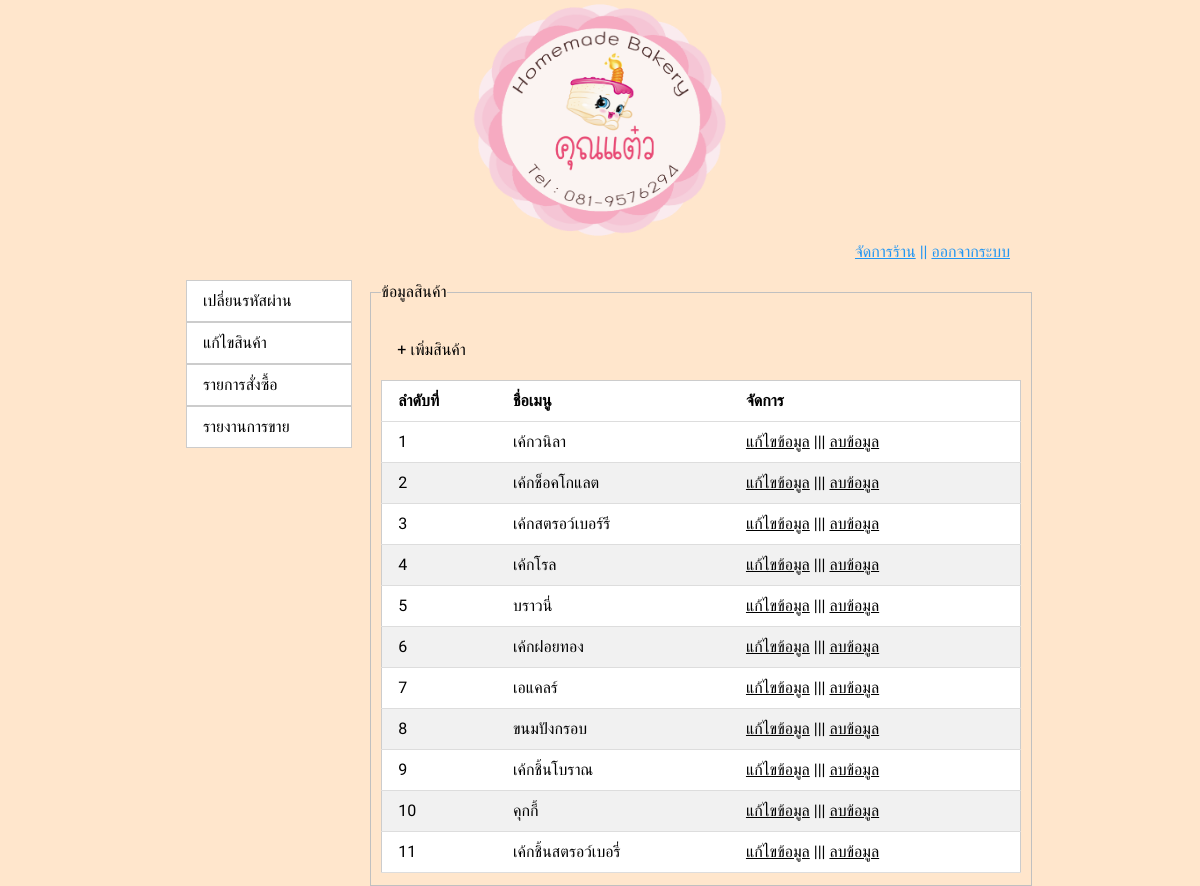
/admin/admin_product.php (signed in), run on the app's committed database.
### tables this page shows
CREATE TABLE `product` (
  `id` int(11) NOT NULL,
  `Product_Name` varchar(100) NOT NULL,
  `image` varchar(20) NOT NULL,
  `Product_Price` varchar(5) NOT NULL,
  `Product_Detail` varchar(1000) NOT NULL,
  `Product_Category` varchar(20) NOT NULL,
  `Product_Status` varchar(20) NOT NULL
);

### admin/admin_product.php (the view, shortened to what this page needs)
<!DOCTYPE html>
<html lang="en">
<head>
    <link rel="stylesheet" href="../css/w3.css">
    <link rel="stylesheet" href="../css/style.css">
    <link rel="stylesheet" href="https://cdnjs.cloudflare.com/ajax/libs/font-awesome/4.7.0/css/font-awesome.min.css">
    <link rel="stylesheet" href="https://www.w3schools.com/lib/w3-theme-pink.css">
</head>
<body>
    <body>
        <?php include "navbara.php" ?>
        <div class="w3-container" style="margin-left:170px;">
            <div class="w3-row">
                <div class="w3-col m2 w3-margin-top w3-white">
                    <div class="w3-bar-block">
                        <a href="admin_edit_pass.php" class="w3-bar-item w3-button w3-border">เปลี่ยนรหัสผ่าน</a>
                        <a href="admin_product.php" class="w3-bar-item w3-button w3-border">แก้ไขสินค้า</a>
                        <a href="admin_order.php" class="w3-bar-item w3-button w3-border">รายการสั่งซื้อ</a>
                        <a href="admin_report.php" class="w3-bar-item w3-button w3-border">รายงานการขาย</a>
                    </div>
                </div>
                <div class="w3-col m8 w3-margin-top w3-margin-left">
                    <form>
                        <fieldset>
                            <legend>ข้อมูลสินค้า</legend>
                            <a href="admin_product_add.php" class="w3-btn w3-theme w3-center w3-round-large" style="margin-top:20px;">
                                + เพิ่มสินค้า</a>
                            <table class="w3-table-all " style="margin-top:10px;">
                                <thead>
                                    <tr class="w3-theme-l3 w3-center">
                                        <th>ลำดับที่</th>
                                        <th>ชื่อเมนู</th>
                                        <th>จัดการ</th>
                                    </tr>
                                </thead>
<?php $query = "SELECT * FROM product ORDER BY id asc" or die("Error:" . mysqli_error());
$result = mysqli_query($conn, $query);
  while($row = mysqli_fetch_array($result)) {
    echo "<tr class='w3-theme-l5'>";
    echo "<td>" .$row["id"] .  "</td> ";
    echo "<td>" .$row["Product_Name"] .  "</td> ";
    echo "<td><a href='admin_product_edit.php?id=$row[0]'>แก้ไขข้อมูล</a> ||| <a href='deleteproduct.php?id=$row[0]' onclick=\"return confirm('Do you want to delete this record? !!!')\">ลบข้อมูล</a></td> ";
    echo "</tr>";
}
echo "</table>";
?>
                </div>
            </div>
        </div>
    </body>
</body>
</html>

### admin/navbara.php (shortened to what this page needs)
<div class="w3-row" style="text-align:center;">
    <a href="admin_edit_pass.php">
        <img src="../img/logo.png" alt="taewlogo" style="width:260px;height:240px;"></a>
</div>
<div class="w3-text-blue" style="text-align:right;padding-right:190px;">
    <a href="admin_edit_pass.php">จัดการร้าน</a> ||
    <a href="../logout.php">ออกจากระบบ</a>
</div>

### css/w3.css (style rules this page uses)
html { box-sizing:border-box }
*,*:before,*:after { box-sizing:inherit }
html { -ms-text-size-adjust:100%;-webkit-text-size-adjust:100% }
body { margin:0 }
a { background-color:transparent;-webkit-text-decoration-skip:objects }
img { border-style:none }
fieldset { border:1px solid #c0c0c0;margin:0 2px;padding:.35em .625em .75em }
legend { color:inherit;display:table;max-width:100%;padding:0;white-space:normal }
html,body { font-family:Verdana,sans-serif;font-size:15px;line-height:1.5 }
html { overflow-x:hidden }
img { vertical-align:middle }
a { color:inherit }
.w3-table,.w3-table-all { border-collapse:collapse;border-spacing:0;width:100%;display:table }
.w3-table-all { border:1px solid #ccc }
.w3-bordered tr,.w3-table-all tr { border-bottom:1px solid #ddd }
.w3-table-all tr:nth-child(odd) { background-color:#fff }
.w3-table-all tr:nth-child(even) { background-color:#f1f1f1 }
.w3-table td,.w3-table th,.w3-table-all td,.w3-table-all th { padding:8px 8px;display:table-cell;text-align:left;vertical-align:top }
.w3-table th:first-child,.w3-table td:first-child,.w3-table-all th:first-child,.w3-table-all td:first-child { padding-left:16px }
.w3-btn,.w3-button { border:none;display:inline-block;padding:8px 16px;vertical-align:middle;overflow:hidden;text-decoration:none;color:inherit;background-color:inherit;text-align:center;cursor:pointer;white-space:nowrap }
.w3-btn,.w3-button { -webkit-touch-callout:none;-webkit-user-select:none;-khtml-user-select:none;-moz-user-select:none;-ms-user-select:none;user-select:none }
.w3-bar-block .w3-bar-item { width:100%;display:block;padding:8px 16px;text-align:left;border:none;white-space:normal;float:none;outline:0 }
.w3-container:after,.w3-container:before,.w3-panel:after,.w3-panel:before,.w3-row:after,.w3-row:before,.w3-row-padding:after,.w3-row-padding:before, .w3-cell-row:before,.w3-cell-row:after,.w3-clear:after,.w3-clear:before,.w3-bar:before,.w3-bar:after { content:"";display:table;clear:both }
.w3-col,.w3-half,.w3-third,.w3-twothird,.w3-threequarter,.w3-quarter { float:left;width:100% }
@media (min-width:601px) { .w3-col.m2 { width:16.66666% } }
@media (min-width:601px) { .w3-col.m8,.w3-twothird { width:66.66666% } }
.w3-round-large { border-radius:8px }
.w3-container,.w3-panel { padding:0.01em 16px }
.w3-center { text-align:center!important }
.w3-border { border:1px solid #ccc!important }
.w3-margin-top { margin-top:16px!important }
.w3-margin-left { margin-left:16px!important }
.w3-white,.w3-hover-white:hover { color:#000!important;background-color:#fff!important }
.w3-text-blue,.w3-hover-text-blue:hover { color:#2196F3!important }

### css/style.css (style rules this page uses)
body { background-color: #ffe6cc; }

### admin/admin_product.php (style rules this page uses)
body, h1, h2, h3, h4, h5 { font-family: "Itim", sans-serif }
body { font-size: 16px; }

### data on the page
product: id "1", Product_Name "เค้กวนิลา"
product: id "2", Product_Name "เค้กช็อคโกแลต"
product: id "3", Product_Name "เค้กสตรอว์เบอร์รี"
product: id "4", Product_Name "เค้กโรล"
product: id "5", Product_Name "บราวนี่"
product: id "6", Product_Name "เค้กฝอยทอง"
product: id "7", Product_Name "เอแคลร์"
product: id "8", Product_Name "ขนมปังกรอบ"
product: id "9", Product_Name "เค้กชิ้นโบราณ"
product: id "10", Product_Name "คุกกี้"
product: id "11", Product_Name "เค้กชิ้นสตรอว์เบอรี่"
